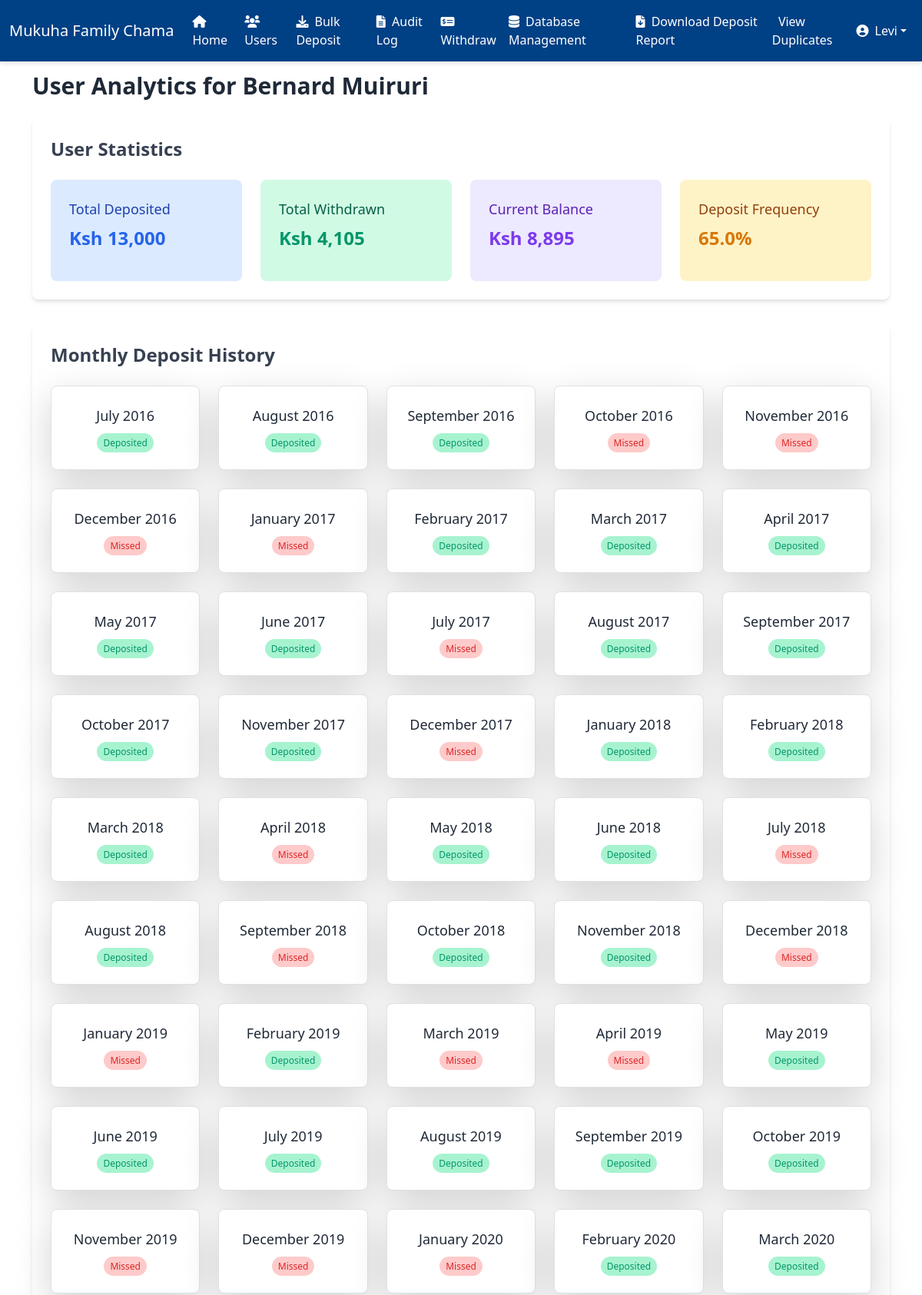
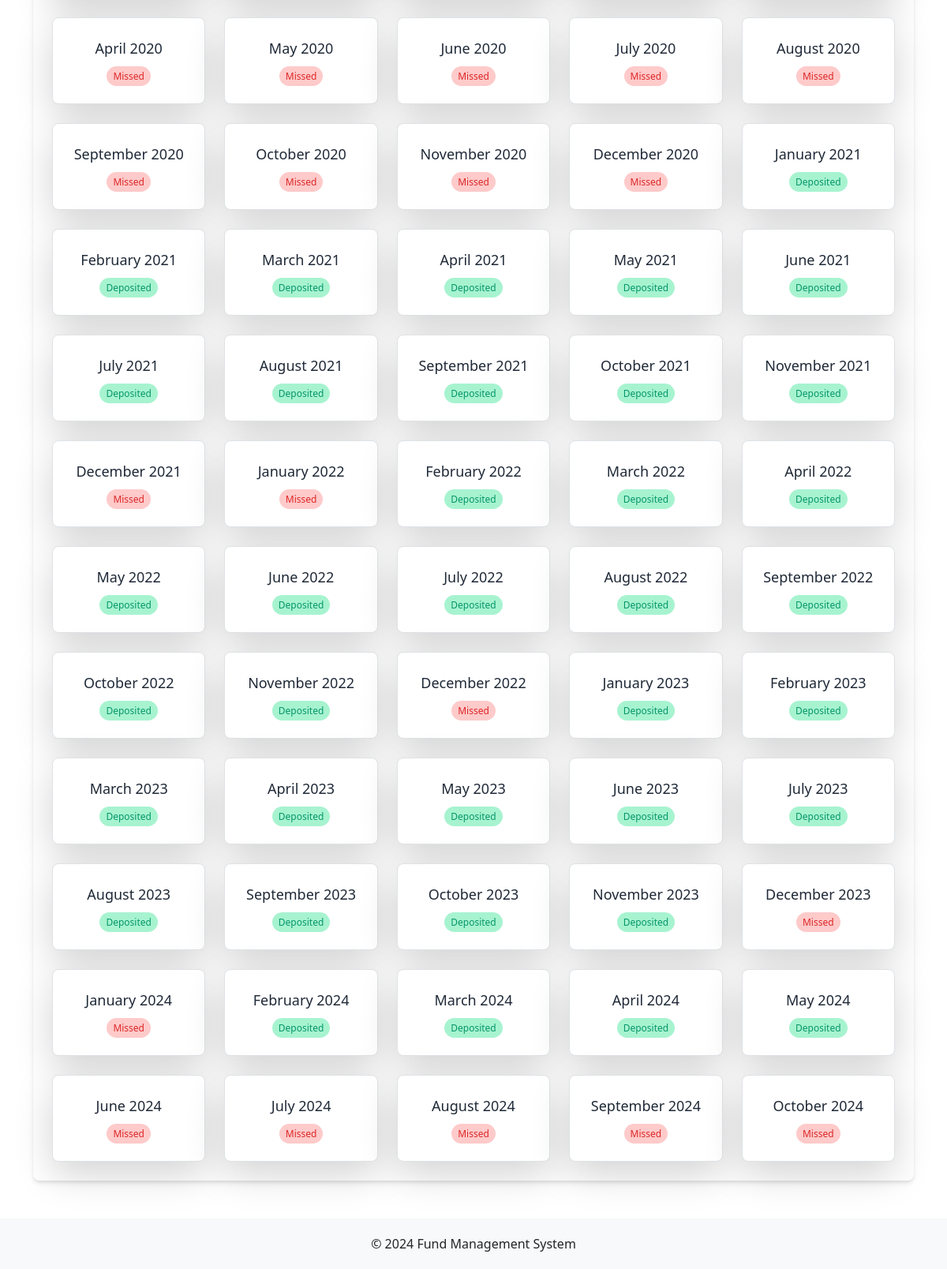
The page /user_analytics/2 (signed in) on the database its author committed (2 pictures, top to bottom).
### app.py (models this page shows, shortened)
class User(db.Model):
    id = db.Column(db.Integer, primary_key=True)
    name = db.Column(db.String(80), nullable=False)
    email = db.Column(db.String(120), unique=True, nullable=False)
    password = db.Column(db.String(255), nullable=False)
    role = db.Column(db.String(20), nullable=False, default='member')
    is_password_changed = db.Column(db.Boolean, default=False)
    deposits = db.relationship('Deposit', backref='user', lazy='dynamic')
    withdrawals = db.relationship('Withdrawal', backref='user', lazy='dynamic')
    def total_deposited(self):
        return sum(deposit.amount for deposit in self.deposits)
    def total_withdrawn(self):
        return sum(withdrawal.amount for withdrawal in self.withdrawals)
    def balance(self):
        return self.total_deposited() - self.total_withdrawn()
    def deposit_months(self):
        return db.session.query(
            func.strftime('%Y-%m', Deposit.date).label('month')  # Format to 'YYYY-MM'
        ).filter(Deposit.user_id == self.id).distinct().all()

class Deposit(db.Model):
    id = db.Column(db.Integer, primary_key=True)
    amount = db.Column(db.Integer, nullable=False)
    date = db.Column(db.Date, nullable=False)
    user_id = db.Column(db.Integer, db.ForeignKey('user.id'), nullable=False)

class Withdrawal(db.Model):
    id = db.Column(db.Integer, primary_key=True)
    amount = db.Column(db.Integer, nullable=False)
    date = db.Column(db.Date, nullable=False)
    reason = db.Column(db.String(200), nullable=False)
    user_id = db.Column(db.Integer, db.ForeignKey('user.id'), nullable=False)
    withdrawal_type = db.Column(db.String(20), nullable=False)  # 'personal' or 'group'

### app.py (the view)
@app.route('/user_analytics/<int:user_id>')
@login_required
@password_change_required
def user_analytics(user_id):
    user = User.query.get_or_404(user_id)
    first_deposit_date = db.session.query(func.min(Deposit.date)).filter(Deposit.user_id == user.id).scalar()
    if first_deposit_date:
        total_months = (
            (datetime.now().year - first_deposit_date.year) * 12 +
            (datetime.now().month - first_deposit_date.month) + 1
        )
        total_deposit_months = len(user.deposit_months())
        deposit_frequency = (total_deposit_months / total_months) * 100
    else:
        total_months = 0
        deposit_frequency = 0
    monthly_deposits = []
    if first_deposit_date:
        current_date = datetime.now().date().replace(day=1)
        deposits = Deposit.query.filter(Deposit.user_id == user.id,
                                        Deposit.date >= first_deposit_date).all()
        monthly_deposit_data = {}
        for deposit in deposits:
            month_key = deposit.date.strftime('%Y-%m')  # Format to 'YYYY-MM'
            if month_key not in monthly_deposit_data:
                monthly_deposit_data[month_key] = {
                    'deposited': True,
                    'amount': deposit.amount
                }
            else:
                monthly_deposit_data[month_key]['amount'] += deposit.amount
        while current_date >= first_deposit_date.replace(day=1):
            month_key = current_date.strftime('%Y-%m')
            monthly_deposits.append({
                'date': current_date,
                'deposited': monthly_deposit_data.get(month_key, {}).get('deposited', False),
                'amount': monthly_deposit_data.get(month_key, {}).get('amount', 0)
            })
            current_date -= relativedelta(months=1)
        monthly_deposits.reverse()
    return render_template('user_analytics.html', user=user,
                           deposit_frequency=round(deposit_frequency, 2),
                           monthly_deposits=monthly_deposits)

### app.py (called while the page is built)
def login_required(f):
    @wraps(f)
    def decorated_function(*args, **kwargs):
        if 'user_id' not in session:
            return redirect(url_for('login', next=request.url))
        return f(*args, **kwargs)
    return decorated_function

def password_change_required(f):
    @wraps(f)
    def decorated_function(*args, **kwargs):
        user_id = session.get('user_id')
        if not user_id:
            return redirect(url_for('login'))
        user = User.query.get(user_id)
        if not user:
            session.pop('user_id', None)  # Clear invalid session
            return redirect(url_for('login'))
        if not user.is_password_changed:
            return redirect(url_for('change_password'))
        return f(*args, **kwargs)
    return decorated_function

def format_number(value):
    return "{:,.0f}".format(value)

@app.context_processor
def inject_user():
    if 'user_id' in session:
        user = User.query.get(session['user_id'])
        return dict(current_user=user)
    return dict(current_user=None)

### templates/user_analytics.html (shortened to what this page needs)
{% extends "base.html" %}
{% block content %}
<h1 class="text-3xl font-bold text-gray-800 mb-6">User Analytics for {{ user.name }}</h1>
<div class="bg-white shadow-md rounded-lg p-6 mb-8">
    <h2 class="text-2xl font-semibold text-gray-700 mb-4">User Statistics</h2>
    <div class="grid grid-cols-1 md:grid-cols-2 lg:grid-cols-4 gap-4">
        <div class="bg-blue-100 p-4 rounded-lg">
            <h3 class="text-lg font-medium text-blue-800">Total Deposited</h3>
            <p class="text-2xl font-bold text-blue-600">Ksh {{ user.total_deposited() | format_number }}</p>
        </div>
        <div class="bg-green-100 p-4 rounded-lg">
            <h3 class="text-lg font-medium text-green-800">Total Withdrawn</h3>
            <p class="text-2xl font-bold text-green-600">Ksh {{ user.total_withdrawn() | format_number }}</p>
        </div>
        <div class="bg-purple-100 p-4 rounded-lg">
            <h3 class="text-lg font-medium text-purple-800">Current Balance</h3>
            <p class="text-2xl font-bold text-purple-600">Ksh {{ user.balance() | format_number }}</p>
        </div>
        <div class="bg-yellow-100 p-4 rounded-lg">
            <h3 class="text-lg font-medium text-yellow-800">Deposit Frequency</h3>
            <p class="text-2xl font-bold text-yellow-600">{{ deposit_frequency }}%</p>
        </div>
    </div>
</div>
<div class="bg-white shadow-md rounded-lg p-6">
    <h2 class="text-2xl font-semibold text-gray-700 mb-4">Monthly Deposit History</h2>
    <div class="grid grid-cols-1 sm:grid-cols-3 md:grid-cols-4 lg:grid-cols-5 gap-6">
        {% for month in monthly_deposits %}
        <div class="bg-white border rounded-lg p-4 text-center shadow-lg hover:shadow-xl transition-shadow duration-300">
            <h3 class="text-lg font-medium text-gray-800">{{ month.date.strftime('%B %Y') }}</h3>
            {% if month.deposited %}
            <span class="bg-green-200 text-green-600 py-1 px-2 rounded-full text-xs">Deposited</span>
            {% else %}
            <span class="bg-red-200 text-red-600 py-1 px-2 rounded-full text-xs">Missed</span>
            {% endif %}
        </div>
        {% endfor %}
    </div>
</div>
{% endblock %}

### templates/base.html (shortened to what this page needs)
<!DOCTYPE html>
<html lang="en">
<head>
    <link href="https://cdn.jsdelivr.net/npm/tailwindcss@2.2.19/dist/tailwind.min.css" rel="stylesheet">
    <link rel="stylesheet" href="https://cdnjs.cloudflare.com/ajax/libs/font-awesome/6.1.1/css/all.min.css">
    <link rel="stylesheet" href="https://cdn.jsdelivr.net/npm/bootstrap@5.2.3/dist/css/bootstrap.min.css">
    <link rel="stylesheet" href="https://cdnjs.cloudflare.com/ajax/libs/font-awesome/6.0.0-beta3/css/all.min.css" />
</head>
<body>
    <nav class="navbar navbar-expand-lg fixed-top
        {% if current_user %}
            {% if current_user.role == 'admin' %}
                navbar-admin
            {% elif current_user.role == 'member' %}
                navbar-member
            {% else %}
                navbar-light bg-light
            {% endif %}
        {% else %}
            navbar-light bg-light
        {% endif %}
    ">
        <div class="container-fluid">
            <a class="navbar-brand" href="{{ url_for('home') }}">Mukuha Family Chama</a>
            <div class="collapse navbar-collapse" id="navbarNav">
                {% if current_user and current_user.role == 'admin' %}
                    <ul class="navbar-nav me-auto mb-2 mb-lg-0">
                        <li class="nav-item">
                            <a class="nav-link {% if request.endpoint == 'index' %}active{% endif %}" href="{{ url_for('index') }}">
                                <i class="fas fa-home me-1"></i> Home
                            </a>
                        </li>
                        <li class="nav-item">
                            <a class="nav-link {% if request.endpoint == 'users' %}active{% endif %}" href="{{ url_for('users') }}">
                                <i class="fas fa-users me-1"></i> Users
                            </a>
                        </li>
                        <li class="nav-item">
                            <a class="nav-link {% if request.endpoint == 'bulk_deposit' %}active{% endif %}" href="{{ url_for('bulk_deposit') }}">
                                <i class="fas fa-download me-1"></i> Bulk Deposit
                            </a>
                        </li>
                        <li class="nav-item">
                            <a class="nav-link {% if request.endpoint == 'audit_log' %}active{% endif %}" href="{{ url_for('audit_log') }}">
                                <i class="fas fa-file-alt me-1"></i> Audit Log
                            </a>
                        </li>
                        <li class="nav-item">
                            <a class="nav-link {% if request.endpoint == 'withdraw' %}active{% endif %}" href="{{ url_for('withdraw') }}">
                                <i class="fas fa-money-check-alt me-1"></i> Withdraw
                            </a>
                        </li>
                        <li class="nav-item">
                            <a class="nav-link {% if request.endpoint == 'database_management' %}active{% endif %}" href="{{ url_for('database_management') }}">
                                <i class="fas fa-database me-1"></i> Database Management
                            </a>
                        </li>
                        <li class="nav-item">
                            <a class="nav-link {% if request.endpoint == 'download_deposit_report' %}active{% endif %}" href="{{ url_for('download_deposit_report') }}">
                                <i class="fas fa-file-download me-1"></i> Download Deposit Report
                            </a>
                        </li>
                        <li class="nav-item">
                            <a class="nav-link {% if request.endpoint == 'duplicate_deposits' %}active{% endif %}" href="{{ url_for('duplicate_deposits') }}">
                                 View Duplicates
                            </a>
                        </li>
                    </ul>
                {% endif %}
                <ul class="navbar-nav ms-auto mb-2 mb-lg-0">
                    {% if current_user %}
                        <li class="nav-item dropdown">
                            <a class="nav-link dropdown-toggle d-flex align-items-center" href="#" id="userDropdown" role="button" data-bs-toggle="dropdown" aria-expanded="false">
                                <i class="fas fa-user-circle me-2"></i> {{ current_user.name }}
                            </a>
                        </li>
                    {% else %}
                        <li class="nav-item">
                            <a class="nav-link {% if request.endpoint == 'login' %}active{% endif %}" href="{{ url_for('login') }}">
                                <i class="fas fa-sign-in-alt me-1"></i> Login
                            </a>
                        </li>
                    {% endif %}
                </ul>
            </div>
        </div>
    </nav>
    <div class="container content mt-4 mb-5">
        {% block content %}{% endblock %}
    </div>
    <footer>
        <div class="container">
            <p class="mb-0">&copy; 2024 Fund Management System</p>
        </div>
    </footer>
</body>
</html>

### templates/base.html (style rules this page uses)
body { display: flex; flex-direction: column; min-height: 100vh; padding-top: 70px; margin: 0; }
.content { flex: 1; }
footer { background-color: #f8f9fa; padding: 20px 0; width: 100%; text-align: center; }
.navbar { box-shadow: 0 4px 6px -1px rgba(0,0,0,0.1); transition: box-shadow 0.3s ease-in-out; }
.navbar-admin { background-color: #004085; }
.navbar-admin .nav-link, .navbar-member .nav-link, .navbar-admin .navbar-brand, .navbar-member .navbar-brand, .navbar-admin .dropdown-item, .navbar-member .dropdown-item { color: #ffffff !important; }

### rows shown on the page
User: name "Levi"
User: name "Bernard Muiruri"
Deposit: total_deposited "13,000", balance "8,895"
Withdrawal: total_withdrawn "4,105"

### other values the page prints
{{ deposit_frequency }} "65.0"
{{ month.date.strftime('%B %Y') }} "July 2016" "August 2016" "September 2016" "October 2016" "November 2016" "December 2016" "January 2017" "February 2017" "March 2017" "April 2017" "May 2017" "June 2017" "July 2017" "August 2017" "September 2017" "October 2017" "November 2017" "December 2017" "January 2018" "February 2018" "March 2018" "April 2018" "May 2018" "June 2018" "July 2018" "August 2018" "September 2018" "October 2018" "November 2018" "December 2018" "January 2019" "February 2019" "March 2019" "April 2019" "May 2019" "June 2019" "July 2019" "August 2019" "September 2019" "October 2019" "November 2019" "December 2019" "January 2020" "February 2020" "March 2020" "April 2020" "May 2020" "June 2020" "July 2020" "August 2020" "September 2020" "October 2020" "November 2020" "December 2020" "January 2021" "February 2021" "March 2021" "April 2021" "May 2021" "June 2021" "July 2021" "August 2021" "September 2021" "October 2021" "November 2021" "December 2021" "January 2022" "February 2022" "March 2022" "April 2022" "May 2022" "June 2022" "July 2022" "August 2022" "September 2022" "October 2022" "November 2022" "December 2022" "January 2023" "February 2023" "March 2023" "April 2023" "May 2023" "June 2023" "July 2023" "August 2023" "September 2023" "October 2023" "November 2023" "December 2023" "January 2024" "February 2024" "March 2024" "April 2024" "May 2024" "June 2024" "July 2024" "August 2024" "September 2024" "October 2024"
